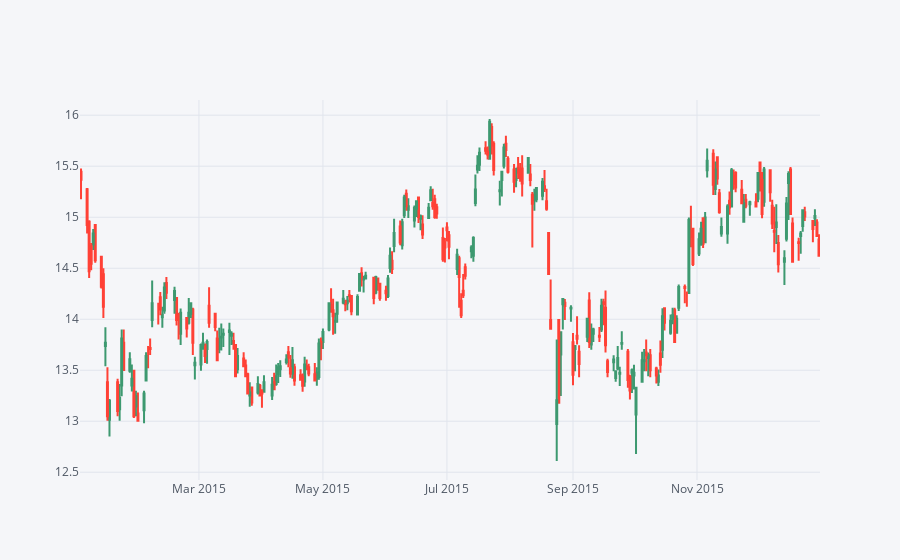

Here is the notebook cell this chart was saved with:
### Markdown cell above
#### Technical Analysis using .iplot(kind='candle) to create a candle plot of Bank of America's stock from Jan 1st 2015 to Jan 1st 2016
Note: feel free to skip, if any functionality is broken in the future.

### Code cell
BAC[['Open', 'High', 'Low', 'Close']].loc['2015-01-01':'2016-01-01'].iplot(kind='candle')

### Figure 1 — Plotly figure (JSON) as saved in the notebook; plotly's stock layout.template omitted (floating-point values rounded to 4 significant figures; data arrays with more than 128 entries replaced by an {"elided": "..."} marker saying what was removed)
{"data": [{"close": {"elided": "252 float values"}, "high": {"elided": "252 float values"}, "low": {"elided": "252 float values"}, "open": {"elided": "252 float values"}, "showlegend": false, "type": "candlestick", "x": {"elided": "252 str values"}, "yaxis": "y2"}], "layout": {"legend": {"bgcolor": "#F5F6F9", "font": {"color": "#4D5663"}}, "paper_bgcolor": "#F5F6F9", "plot_bgcolor": "#F5F6F9", "title": {"font": {"color": "#4D5663"}}, "xaxis": {"gridcolor": "#E1E5ED", "rangeslider": {"visible": false}, "showgrid": true, "tickfont": {"color": "#4D5663"}, "title": {"font": {"color": "#4D5663"}, "text": ""}, "zerolinecolor": "#E1E5ED"}, "yaxis": {"gridcolor": "#E1E5ED", "showgrid": true, "showticklabels": false, "tickfont": {"color": "#4D5663"}, "title": {"font": {"color": "#4D5663"}, "text": ""}, "zerolinecolor": "#E1E5ED"}, "yaxis2": {"gridcolor": "#E1E5ED", "showgrid": true, "tickfont": {"color": "#4D5663"}, "title": {"font": {"color": "#4D5663"}, "text": ""}, "zerolinecolor": "#E1E5ED"}}}
